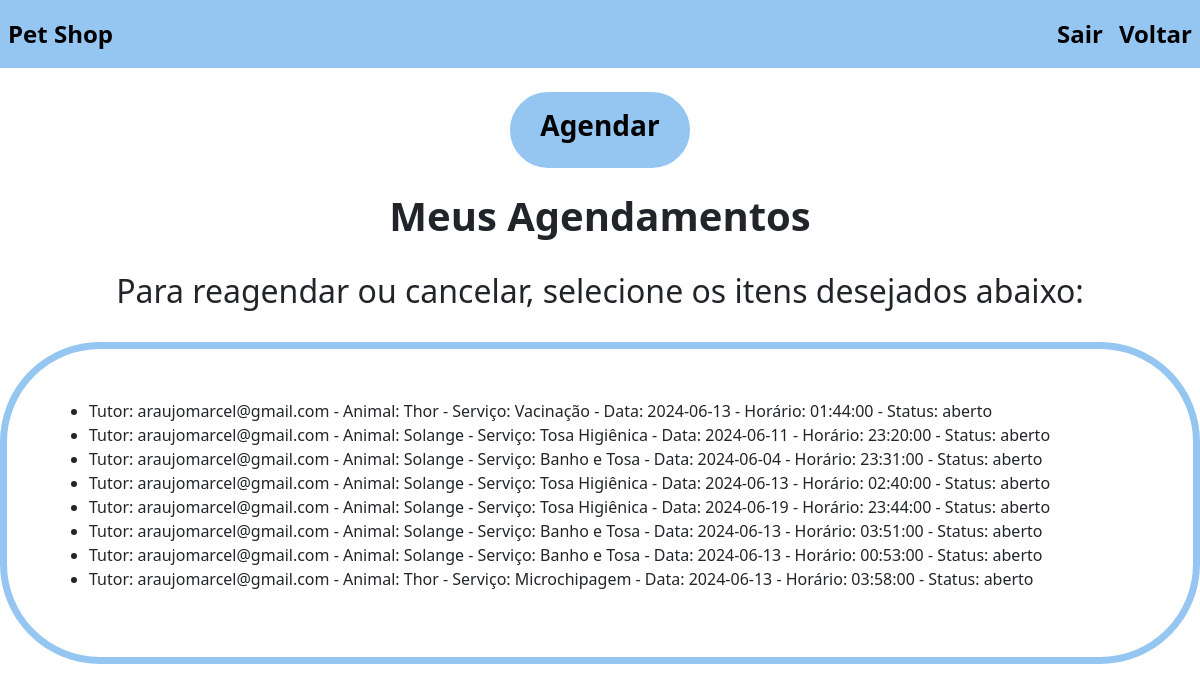
Page /visualizar_agendamentos/ (signed in) on the committed database.
### Aplicativo/models.py (models this page shows)
class AgendamentoModel(models.Model):
    STATUS_CHOICES = [
        ('aberto', 'Aberto'),
        ('fechado', 'Fechado'),
        ('cancelado', 'Cancelado'),
    ]
    tutor = models.ForeignKey(User, on_delete=models.CASCADE, default=1)
    animal = models.ForeignKey('cadastroAnimalModel', on_delete=models.CASCADE, default=1)
    servico = models.ForeignKey(ServicoModel, on_delete=models.CASCADE, default=1)
    data = models.DateField(default='2024-01-01')  # Valor padrão temporário
    horario = models.TimeField(default='12:00')  # Valor padrão temporário
    status = models.CharField(max_length=10, choices=STATUS_CHOICES, default='aberto')
    def __str__(self):
        return f'Tutor: {self.tutor} - Animal: {self.animal} - Serviço: {self.servico} - Data: {self.data} - Horário: {self.horario} - Status: {self.status}'

class cadastroAnimalModel(models.Model):
    nomepet = models.CharField(max_length=200)
    especie = models.CharField(max_length=200)
    porte = models.CharField(max_length=200)
    raca = models.CharField(max_length=200)
    cor = models.CharField(max_length=200)
    sexo = models.CharField(max_length=200)
    datanascimento = models.DateField(max_length=200)
    cpftutor = models.CharField(max_length=200)
    def __str__(self):
        return self.nomepet

class ServicoModel(models.Model):
    nome = models.CharField(max_length=200, unique=True, default='Serviço Temporário')
    preco = models.DecimalField(max_digits=10, decimal_places=2, default=0.0)
    def __str__(self):
        return self.nome

### Aplicativo/views.py (the view)
# urls.py: path('visualizar_agendamentos/', views.visualizar_agendamentos, name='visualizar_agendamentos'),
def visualizar_agendamentos(request):
    tutor_id = request.user.id  # Supondo que o tutor esteja logado
    agendamentos = AgendamentoModel.objects.filter(tutor_id=tutor_id, status='aberto')
    context = {
        'agendamentos': agendamentos
    }
    return render(request, 'visualizar_agendamentos.html', context)

### Aplicativo/templates/visualizar_agendamentos.html (shortened to what this page needs)
<!DOCTYPE html>
<html lang="en">
<head>
</head>
<body>
    {% include 'nav.html' %}
    <br>
    <div class="container">
        <a href="{% url 'criar_agendamento' %}"><button class="custom-btn"><h3><b>Agendar</b></h3></button></a>
    </div>
    <br>
    <h1 class="text-center"><b>Meus Agendamentos</b></h1><br>
    <h2 class="text-center">Para reagendar ou cancelar, selecione os itens desejados abaixo:</h2><br>
    <div class="container-wrapper">
        <div class="custom-container">
            <ul>
                {% for agendamento in agendamentos %}
                    <li>{{ agendamento }}</li>
                {% empty %}
                    <li>Nenhum agendamento em aberto encontrado.</li>
                {% endfor %}
            </ul>
        </div>
    </div>
</body>
</html>

### Aplicativo/templates/visualizar_agendamentos.html (style rules this page uses)
.custom-btn { background-color: #95C6F2; width: 180px; padding: 10px; border: 7px solid #95C6F2; border-radius: 50px; }
.container { display: flex; justify-content: center; align-items: center; }
.container-wrapper { display: flex; justify-content: center; align-items: center; }
.custom-container { border: 7px solid #95C6F2; border-radius: 100px; padding: 50px; width: 1700px; }

### rows in the picture
AgendamentoModel: tutor+animal+servico "Tutor: araujomarcel@gmail.com - Animal: Thor - Serviço: Vacinação - Data: 2024-06-13 - Horário: 01:44:00 - Status: aberto"
AgendamentoModel: tutor+animal+servico "Tutor: araujomarcel@gmail.com - Animal: Solange - Serviço: Tosa Higiênica - Data: 2024-06-11 - Horário: 23:20:00 - Status: aberto"
AgendamentoModel: tutor+animal+servico "Tutor: araujomarcel@gmail.com - Animal: Solange - Serviço: Banho e Tosa - Data: 2024-06-04 - Horário: 23:31:00 - Status: aberto"
AgendamentoModel: tutor+animal+servico "Tutor: araujomarcel@gmail.com - Animal: Solange - Serviço: Tosa Higiênica - Data: 2024-06-13 - Horário: 02:40:00 - Status: aberto"
AgendamentoModel: tutor+animal+servico "Tutor: araujomarcel@gmail.com - Animal: Solange - Serviço: Tosa Higiênica - Data: 2024-06-19 - Horário: 23:44:00 - Status: aberto"
AgendamentoModel: tutor+animal+servico "Tutor: araujomarcel@gmail.com - Animal: Solange - Serviço: Banho e Tosa - Data: 2024-06-13 - Horário: 03:51:00 - Status: aberto"
AgendamentoModel: tutor+animal+servico "Tutor: araujomarcel@gmail.com - Animal: Solange - Serviço: Banho e Tosa - Data: 2024-06-13 - Horário: 00:53:00 - Status: aberto"
AgendamentoModel: tutor+animal+servico "Tutor: araujomarcel@gmail.com - Animal: Thor - Serviço: Microchipagem - Data: 2024-06-13 - Horário: 03:58:00 - Status: aberto"
